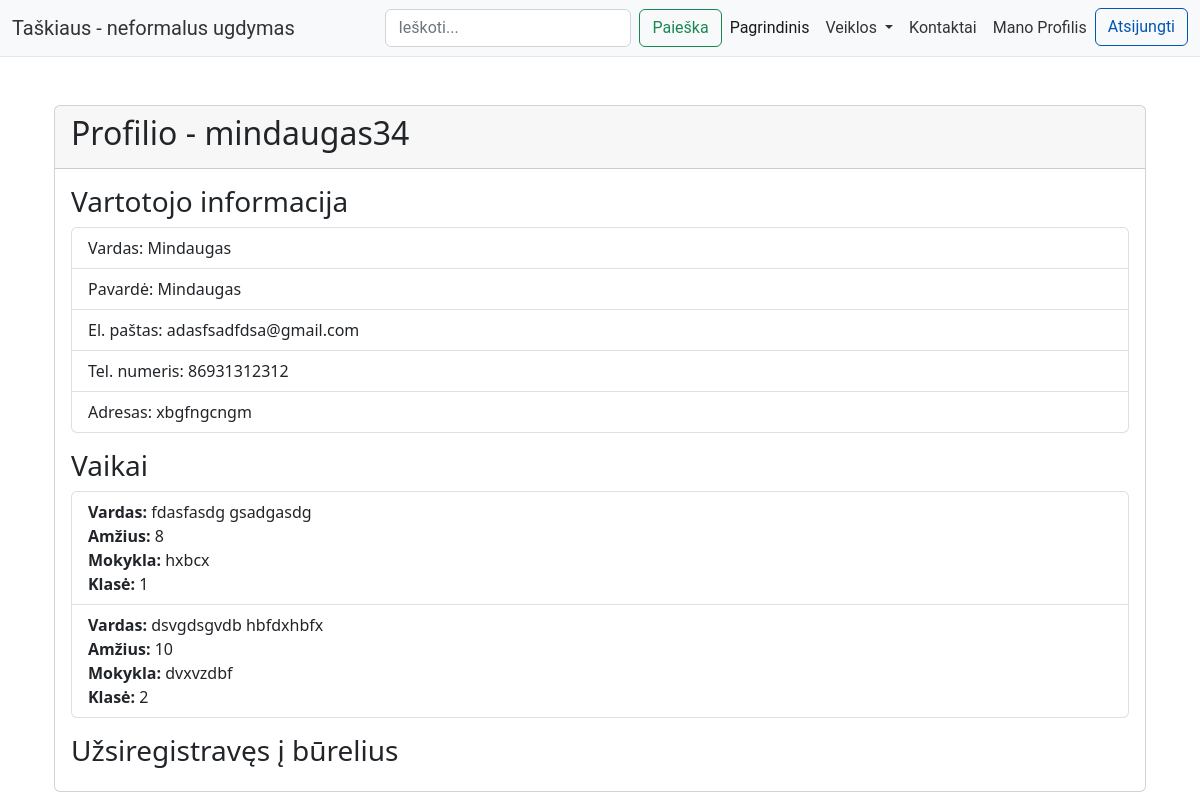
The app's page /user_detail/4/ with its own data.
### manage_circles/models.py (models this page shows, shortened)
class Parent(models.Model):
    user = models.OneToOneField(settings.AUTH_USER_MODEL, on_delete=models.CASCADE, related_name='parent')
    first_name = models.CharField('Vardas', max_length=50, null=False)
    last_name = models.CharField('Pavardė', max_length=50, null=False)
    email = models.CharField('El_paštas', max_length=50, null=False)
    phone_number = models.CharField('Telefono_numeris', max_length=50, null=False)
    address = models.CharField('Adresas', max_length=200, null=False)

class Child(models.Model):
    first_name = models.CharField('Vaiko_vardas', max_length=50, null=False)
    last_name = models.CharField('Vaiko_pavardė', max_length=50, null=False)
    child_age = models.IntegerField('Vaiko_metai', null=False)
    school = models.CharField('Mokykla', max_length=100, null=False)
    classroom = models.CharField('Klasė/grupė', max_length=50, null=False)
    parent = models.ForeignKey(Parent, on_delete=models.CASCADE, related_name='children')

### manage_circles/views.py (the view)
# urls.py: path('user_detail/<int:user_id>/', views.user_detail, name='user_detail'),
def user_detail(request, user_id):
    user = get_object_or_404(User, id=user_id)
    children = user.parent.children.all()
    enrolled_clubs = Club.objects.filter(sessions__enrollments__child__in=children).distinct()
    return render(request, 'admin/user_detail.html', {'user': user, 'children': children, 'enrolled_clubs': enrolled_clubs})

### templates/admin/user_detail.html (shortened to what this page needs)
{% extends 'base.html' %}
{% block content %}
    <div class="container">
        <div class="card mt-5">
            <div class="card-header">
                <h2 class="card-title">Profilio - {{ user.username }}</h2>
            </div>
            <div class="card-body">
                <div class="mb-3">
                    <h3>Vartotojo informacija</h3>
                    <ul class="list-group">
                        <li class="list-group-item">Vardas: {{ user.parent.first_name }}</li>
                        <li class="list-group-item">Pavardė: {{ user.parent.last_name }}</li>
                        <li class="list-group-item">El. paštas: {{ user.parent.email }}</li>
                        <li class="list-group-item">Tel. numeris: {{ user.parent.phone_number }}</li>
                        <li class="list-group-item">Adresas: {{ user.parent.address }}</li>
                    </ul>
                </div>
                <div class="mb-3">
                    <h3>Vaikai</h3>
                    <ul class="list-group">
                        {% for child in children %}
                            <li class="list-group-item">
                                <strong>Vardas:</strong> {{ child.first_name }} {{ child.last_name }} <br>
                                <strong>Amžius:</strong> {{ child.child_age }} <br>
                                <strong>Mokykla:</strong> {{ child.school }} <br>
                                <strong>Klasė:</strong> {{ child.classroom }} <br>
                            </li>
                        {% endfor %}
                    </ul>
                </div>
                <div>
                    <h3>Užsiregistravęs į būrelius</h3>
                </div>
            </div>
        </div>
    </div>
{% endblock %}

### records on screen
Child: first_name "fdasfasdg", last_name "gsadgasdg", child_age "8", school "hxbcx", classroom "1"
Child: first_name "dsvgdsgvdb", last_name "hbfdxhbfx", child_age "10", school "dvxvzdbf", classroom "2"

### other values on screen
{{ user.username }} "mindaugas34"
{{ user.parent.first_name }} "Mindaugas"
{{ user.parent.last_name }} "Mindaugas"
{{ user.parent.email }} "adasfsadfdsa@gmail.com"
{{ user.parent.phone_number }} "86931312312"
{{ user.parent.address }} "xbgfngcngm"
